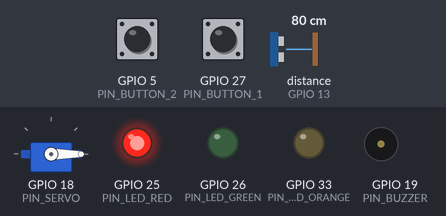
The sketch below on a simulated ESP32. Shown: servo, output pins drawn as LEDs (lit = HIGH), buzzer (waves = sounding, pin HIGH). Wiring (inferred from the names in the program): ultrasonic range finder: trigger GPIO 12; echo GPIO 13. Inputs (shaded band) come from the test bench; at power-on: distance to the obstacle (sensor on GPIO 13) 80 cm, GPIO 5 (PIN_BUTTON_2) HIGH, GPIO 27 (PIN_BUTTON_1) HIGH. The echo pulse lasts 58.3 µs per cm; WiFi joins after 1.5 s; servers stay silent unless stated; the local clock reads 2024-03-15 10:24:30 at power-on unless the sketch sets it; EEPROM starts erased; no MQTT or app messages arrive unless stated; pins used as bus, display or sensor lines are not drawn; what the sketch prints to the serial monitor is not drawn.

Above: at 2.7 s.
2.8 s: distance to the obstacle (sensor on GPIO 13) set to 19 cm
8.8 s: distance to the obstacle (sensor on GPIO 13) set to 16 cm
At 10.7 s:
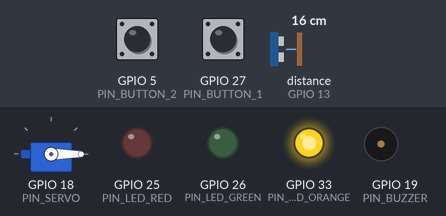
11.5 s: GPIO 5 (PIN_BUTTON_2) pulled LOW for 0.15 s
At 12.3 s:
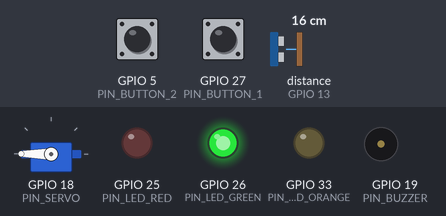
16.0 s: distance to the obstacle (sensor on GPIO 13) set to 14 cm
17.5 s: distance to the obstacle (sensor on GPIO 13) set to 11 cm
At 18.4 s:
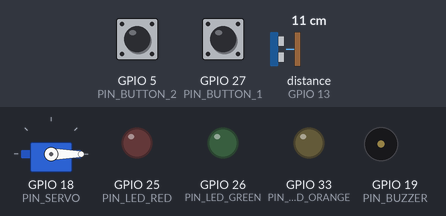
19.5 s: distance to the obstacle (sensor on GPIO 13) set to 8 cm
21.2 s: distance to the obstacle (sensor on GPIO 13) set to 5 cm
At 22.8 s:
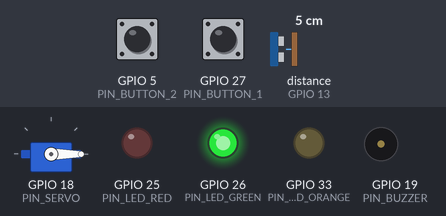
Timing chart, 0 to 24.3 s (numbered marks = the images above; inputs shaded):
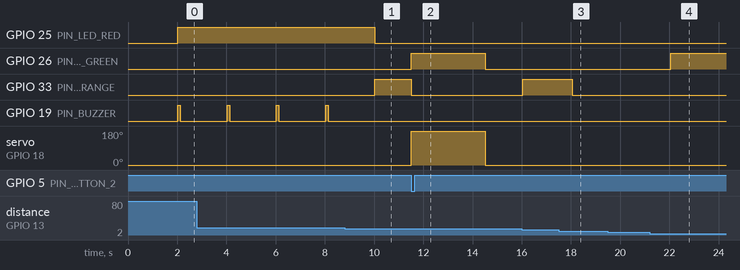

The sketch:

auto_feeder.ino
```cpp
#include <WiFi.h>
#include <PubSubClient.h>
#include <ArduinoJson.h>
#include <ESP32Servo.h>
#include <Preferences.h> // Tambahan: Untuk menyimpan jadwal di NVS Flash Memory
#include "time.h"

// --- Konfigurasi WiFi ---
const char* ssid = "";
const char* password = "";

// --- Konfigurasi shiftr.io (MQTT) ---
const char* mqtt_server = "";
const int mqtt_port = 1883;
const char* mqtt_user = "";
const char* mqtt_pass = "";
const char* client_id = "esp32_feeder_rki";

const char* topic_publish = "/feeder/status";
const char* topic_subscribe = "/feeder/command";

// --- Konfigurasi NTP Server Lokal ---
const char* ntp_server1 = "id.pool.ntp.org";
const char* ntp_server2 = "time.google.com";
const long  gmt_offset_sec = 25200;            // GMT+7 (WIB)
const int   daylight_offset_sec = 0;

// --- Definisi PIN (Wemos D1 R32) ---
#define PIN_TRIG 12
#define PIN_ECHO 13
#define PIN_SERVO 18
#define PIN_BUTTON_1 27
#define PIN_BUTTON_2 5
#define PIN_BUZZER 19
#define PIN_LED_RED 25
#define PIN_LED_GREEN 26
#define PIN_LED_ORANGE 33

// --- DEKLARASI VARIABEL GLOBAL ---
Servo feederServo;
WiFiClient espClient;
PubSubClient client(espClient);
Preferences preferences; // Objek NVS

struct FeederData {
  int distance;
  int stockPercentage;
  bool isFeeding;
  String lastTriggerSource;
  String currentTimeStr;
};
FeederData systemData = {0, 0, false, "None", "00:00:00"};

// --- REVISI: MANAJEMEN JADWAL DINAMIS (Maksimal 5 Jadwal) ---
struct FeedingSchedule {
  int hour;
  int minute;
  bool active;
};
FeedingSchedule schedules[5];
int lastFedMinute = -1;
bool needToPublishSchedules = false; // Flag untuk publish jadwal setelah berhasil connect MQTT

// Kalibrasi Jarak Sensor
const int DISTANCE_FULL = 5;
const int DISTANCE_CRITICAL = 12;
const int DISTANCE_EMPTY = 17;

// --- Prototype Fungsi ---
void setupWiFi();
void callback(char* topic, byte* payload, unsigned int length);
void triggerFeeding(FeederData* data, int durationMs, String source);
void updateLocalTime(FeederData* data);
void loadSchedulesFromNVS();
void saveSchedulesToNVS();
void publishCurrentSchedules();

// --- FreeRTOS Task Handlers ---
void TaskSensorLED(void *pvParameters);
void TaskServoButton(void *pvParameters);
void TaskMQTT(void *pvParameters);
void TaskSchedule(void *pvParameters);

void setup() {
  Serial.begin(115200);

  pinMode(PIN_TRIG, OUTPUT);
  pinMode(PIN_ECHO, INPUT);
  pinMode(PIN_BUTTON_1, INPUT_PULLUP);
  pinMode(PIN_BUTTON_2, INPUT_PULLUP);
  pinMode(PIN_BUZZER, OUTPUT);
  pinMode(PIN_LED_RED, OUTPUT);
  pinMode(PIN_LED_GREEN, OUTPUT);
  pinMode(PIN_LED_ORANGE, OUTPUT);

  digitalWrite(PIN_BUZZER, LOW);
  feederServo.attach(PIN_SERVO);
  feederServo.write(0);

  // Load jadwal pakan yang tersimpan di memori flash (NVS)
  loadSchedulesFromNVS();

  setupWiFi();
  configTime(gmt_offset_sec, daylight_offset_sec, ntp_server1, ntp_server2);

  // Validasi Sinkronisasi NTP (Blocking setup maksimal 10 detik)
  Serial.print("[NTP] Menyingkronkan waktu internal");
  struct tm timeinfo;
  int retryCount = 0;
  while (!getLocalTime(&timeinfo) && retryCount < 20) {
    delay(500);
    Serial.print(".");
    retryCount++;
  }
  if (retryCount >= 20) {
    Serial.println("\n[ERROR] NTP gagal respon. Pastikan Port UDP 123 Terbuka!");
  } else {
    Serial.println("\n[SUCCESS] Waktu Sinkron!");
  }

  client.setServer(mqtt_server, mqtt_port);
  client.setCallback(callback);

  // Jalankan Multi-Tasking FreeRTOS
  xTaskCreatePinnedToCore(TaskSensorLED, "SensorTask", 4096, (void*)&systemData, 1, NULL, 1);
  xTaskCreatePinnedToCore(TaskServoButton, "ServoTask", 4096, (void*)&systemData, 2, NULL, 1);
  xTaskCreatePinnedToCore(TaskMQTT, "MQTTTask", 8192, (void*)&systemData, 1, NULL, 0);
  xTaskCreatePinnedToCore(TaskSchedule, "ScheduleTask", 4096, (void*)&systemData, 2, NULL, 0);
}

void loop() {
  vTaskDelete(NULL);
}

// ==================== IMPLEMENTASI FREE RTOS TASKS ====================

void TaskSensorLED(void *pvParameters) {
  FeederData* data = (FeederData*) pvParameters;
  unsigned long previousMillis = 0;
  for(;;) {
    if (millis() - previousMillis >= 2000) {
      previousMillis = millis();
      digitalWrite(PIN_TRIG, LOW); delayMicroseconds(2);
      digitalWrite(PIN_TRIG, HIGH); delayMicroseconds(10);
      digitalWrite(PIN_TRIG, LOW);

      long duration = pulseIn(PIN_ECHO, HIGH);
      data->distance = duration * 0.034 / 2;
      data->stockPercentage = constrain(map(data->distance, DISTANCE_EMPTY, DISTANCE_FULL, 0, 100), 0, 100);

      if (!data->isFeeding) {
        if (data->distance >= DISTANCE_EMPTY) {
          digitalWrite(PIN_LED_RED, HIGH); digitalWrite(PIN_LED_ORANGE, LOW); digitalWrite(PIN_LED_GREEN, LOW);
          digitalWrite(PIN_BUZZER, HIGH); vTaskDelay(pdMS_TO_TICKS(100)); digitalWrite(PIN_BUZZER, LOW);
        } else if (data->distance >= DISTANCE_CRITICAL && data->distance < DISTANCE_EMPTY) {
          digitalWrite(PIN_LED_RED, LOW); digitalWrite(PIN_LED_ORANGE, HIGH); digitalWrite(PIN_LED_GREEN, LOW);
          digitalWrite(PIN_BUZZER, LOW);
        } else if (data->distance <= DISTANCE_FULL) {
          digitalWrite(PIN_LED_RED, LOW); digitalWrite(PIN_LED_ORANGE, LOW); digitalWrite(PIN_LED_GREEN, HIGH);
          digitalWrite(PIN_BUZZER, LOW);
        } else {
          digitalWrite(PIN_LED_RED, LOW); digitalWrite(PIN_LED_ORANGE, LOW); digitalWrite(PIN_LED_GREEN, LOW);
          digitalWrite(PIN_BUZZER, LOW);
        }
      }
    }
    vTaskDelay(pdMS_TO_TICKS(50));
  }
}

void TaskServoButton(void *pvParameters) {
  FeederData* data = (FeederData*) pvParameters;
  bool lastB1 = HIGH, lastB2 = HIGH;
  for(;;) {
    bool b1 = digitalRead(PIN_BUTTON_1);
    if (b1 == LOW && lastB1 == HIGH) triggerFeeding(data, 3000, "Button Manual 1");
    lastB1 = b1;

    bool b2 = digitalRead(PIN_BUTTON_2);
    if (b2 == LOW && lastB2 == HIGH) triggerFeeding(data, 3000, "Button Manual 2");
    lastB2 = b2;

    vTaskDelay(pdMS_TO_TICKS(50));
  }
}

void TaskMQTT(void *pvParameters) {
  FeederData* data = (FeederData*) pvParameters;
  unsigned long lastPublish = 0;
  for(;;) {
    if (!client.connected()) {
      while (!client.connected()) {
        Serial.print("Mencoba konek shiftr.io...");
        if (client.connect(client_id, mqtt_user, mqtt_pass)) {
          Serial.println("TERHUBUNG!");
          client.subscribe(topic_subscribe);
          needToPublishSchedules = true; // Set flag untuk kirim info jadwal pasca boot
        } else {
          vTaskDelay(pdMS_TO_TICKS(5000));
        }
      }
    }
    client.loop();

    // Mengirim telemetri berkala (Setiap 3 detik)
    if (millis() - lastPublish > 3000) {
      lastPublish = millis();
      updateLocalTime(data);

      StaticJsonDocument<300> doc;
      doc["jarak_cm"] = data->distance;
      doc["stok_persen"] = data->stockPercentage;
      doc["sedang_pakan"] = data->isFeeding;
      doc["pemicu_terakhir"] = data->lastTriggerSource;
      doc["waktu_alat"] = data->currentTimeStr;

      char buffer[300];
      serializeJson(doc, buffer);
      client.publish(topic_publish, buffer);
    }

    // Eksekusi kirim balik jadwal tersimpan ke dashboard secara asinkron
    if (needToPublishSchedules) {
      publishCurrentSchedules();
      needToPublishSchedules = false;
    }

    vTaskDelay(pdMS_TO_TICKS(100));
  }
}

void TaskSchedule(void *pvParameters) {
  FeederData* data = (FeederData*) pvParameters;
  struct tm timeinfo;
  for(;;) {
    if (getLocalTime(&timeinfo)) {
      int currentHour = timeinfo.tm_hour;
      int currentMinute = timeinfo.tm_min;

      for (int i = 0; i < 5; i++) {
        if (schedules[i].active && currentHour == schedules[i].hour && currentMinute == schedules[i].minute) {
          if (lastFedMinute != currentMinute) {
            lastFedMinute = currentMinute;

            String logSource = String("Automatic Schedule (") +
                               (currentHour < 10 ? "0" : "") + String(currentHour) + ":" +
                               (currentMinute < 10 ? "0" : "") + String(currentMinute) + ")";

            Serial.printf("[ALARM] Berhasil memicu jadwal pakan dinamis ke-%d\n", i+1);
            triggerFeeding(data, 3000, logSource);
          }
        }
      }
      if (currentMinute != lastFedMinute && lastFedMinute != -1) lastFedMinute = -1;
    }
    vTaskDelay(pdMS_TO_TICKS(15000));
  }
}

// ==================== LOKAL STORAGE (NVS) & MQTT HANDLER ====================

// Mengambil jadwal dari memori internal ESP32 saat pertama kali dinyalakan
void loadSchedulesFromNVS() {
  preferences.begin("feeder_cfg", true); // Membuka namespace "feeder_cfg" mode Read-Only

  Serial.println("[NVS] Memuat data jadwal dari flash memory:");
  for (int i = 0; i < 5; i++) {
    String keyH = "h" + String(i);
    String keyM = "m" + String(i);
    String keyA = "a" + String(i);

    // Ambil data, jika belum pernah diset (bawaan pabrik), pasang nilai default -1
    schedules[i].hour = preferences.getInt(keyH.c_str(), -1);
    schedules[i].minute = preferences.getInt(keyM.c_str(), -1);
    schedules[i].active = preferences.getBool(keyA.c_str(), false);

    if (schedules[i].active) {
      Serial.printf(" -> Jadwal %d aktif pada jam %02d:%02d\n", i+1, schedules[i].hour, schedules[i].minute);
    }
  }
  preferences.end();
}

// Menyimpan jadwal baru dari MQTT ke memori internal
void saveSchedulesToNVS() {
  preferences.begin("feeder_cfg", false); // Membuka mode Read-Write
  for (int i = 0; i < 5; i++) {
    String keyH = "h" + String(i);
    String keyM = "m" + String(i);
    String keyA = "a" + String(i);

    preferences.putInt(keyH.c_str(), schedules[i].hour);
    preferences.putInt(keyM.c_str(), schedules[i].minute);
    preferences.putBool(keyA.c_str(), schedules[i].active);
  }
  preferences.end();
  Serial.println("[NVS] Jadwal baru berhasil disimpan permanen.");
}

// Fungsi opsional untuk me-publish balik jadwal aktif ke dashboard
void publishCurrentSchedules() {
  StaticJsonDocument<300> doc;
  doc["type"] = "active_schedules";
  JsonArray arrayJadwal = doc.createNestedArray("schedules");

  for (int i = 0; i < 5; i++) {
    if (schedules[i].active) {
      char timeBuff[6];
      snprintf(timeBuff, sizeof(timeBuff), "%02d:%02d", schedules[i].hour, schedules[i].minute);
      arrayJadwal.add(timeBuff);
    }
  }
  char buffer[300];
  serializeJson(doc, buffer);
  client.publish(topic_publish, buffer);
  Serial.print("[MQTT PUBLISH] Mengirim data konfigurasi jadwal terpasang ke dashboard: ");
  Serial.println(buffer);
}

void callback(char* topic, byte* payload, unsigned int length) {
  StaticJsonDocument<400> doc;
  DeserializationError error = deserializeJson(doc, payload, length);
  if (error) return;

  if (doc.containsKey("action")) {
    const char* actionCmd = doc["action"];

    // Handler 1: Pemberian pakan instan manual dari dashboard
    if (strcmp(actionCmd, "feed") == 0) {
      int duration = doc.containsKey("duration") ? doc["duration"] : 3000;
      triggerFeeding(&systemData, duration, "Dashboard MQTT");
    }

    // Handler 2: Penggantian Jadwal Dinamis dari Dashboard
    else if (strcmp(actionCmd, "set_schedule") == 0) {
      Serial.println("[MQTT COMMAND] Request penggantian jadwal baru diterima.");
      JsonArray incomingSchedules = doc["schedules"];

      // Reset semua jadwal lama terlebih dahulu
      for (int i = 0; i < 5; i++) { schedules[i].active = false; }

      int i = 0;
      for (JsonVariant v : incomingSchedules) {
        if (i >= 5) break; // Batasi maksimal 5 jadwal demi menghemat memori
        const char* timeStr = v.as<const char*>(); // Format data "HH:MM"

        int hh, mm;
        if (sscanf(timeStr, "%d:%d", &hh, &mm) == 2) {
          schedules[i].hour = hh;
          schedules[i].minute = mm;
          schedules[i].active = true;
          i++;
        }
      }

      // Simpan perubahan ke dalam storage permanen NVS
      saveSchedulesToNVS();
      // Publish balik ke dashboard untuk konfirmasi visual
      publishCurrentSchedules();
    }
  }
}

// ==================== FUNGSI AKSI PENDUKUNG ====================

void triggerFeeding(FeederData* data, int durationMs, String source) {
  if (data->isFeeding) return;
  data->isFeeding = true;
  data->lastTriggerSource = source;

  digitalWrite(PIN_LED_RED, LOW); digitalWrite(PIN_LED_ORANGE, LOW);
  digitalWrite(PIN_LED_GREEN, HIGH); digitalWrite(PIN_BUZZER, LOW);

  feederServo.write(180);
  vTaskDelay(pdMS_TO_TICKS(durationMs));
  feederServo.write(0);

  digitalWrite(PIN_LED_GREEN, LOW);
  data->isFeeding = false;
}

void updateLocalTime(FeederData* data) {
  struct tm timeinfo;
  if(!getLocalTime(&timeinfo)){
    data->currentTimeStr = "NTP Error";
    return;
  }
  char timeStringBuff[50];
  strftime(timeStringBuff, sizeof(timeStringBuff), "%H:%M:%S", &timeinfo);
  data->currentTimeStr = String(timeStringBuff);
}

void setupWiFi() {
  delay(10);
  WiFi.begin(ssid, password);
  while (WiFi.status() != WL_CONNECTED) {
    vTaskDelay(pdMS_TO_TICKS(500));
  }
  Serial.println("\nWiFi Connected.");
}
```

Measured:
- the behaviour switches between 18 and 17 cm on distance to the obstacle (sensor on GPIO 13) (found by bisection; images 0 and 1)
- the behaviour switches between 13 and 12 cm on distance to the obstacle (sensor on GPIO 13) (found by bisection; images 2 and 3)
- the behaviour switches between 7 and 6 cm on distance to the obstacle (sensor on GPIO 13) (found by bisection; images 3 and 4)
- after the input at 8.8 s, GPIO 25 (PIN_LED_RED): HIGH → LOW after 1.2 s; GPIO 33 (PIN_LED_ORANGE): LOW → HIGH after 1.2 s; GPIO 19 (PIN_BUZZER): stays LOW (without the input it goes to HIGH after 1.2 s)
- after the input at 11.5 s, GPIO 26 (PIN_LED_GREEN): LOW → HIGH at once, → LOW 3.0 s later; GPIO 33 (PIN_LED_ORANGE): HIGH → LOW at once; servo on GPIO 18 (PIN_SERVO): 0° → 180° at once, → 0° 3.0 s later
- after the input at 17.5 s, GPIO 33 (PIN_LED_ORANGE): HIGH → LOW after 0.55 s
- after the input at 19.5 s, every drawn part: stays the same
- after the input at 21.2 s, GPIO 26 (PIN_LED_GREEN): LOW → HIGH after 0.85 s
- by itself, GPIO 19 (PIN_BUZZER): alternates HIGH for 0.10 s and LOW for 1.9 s
